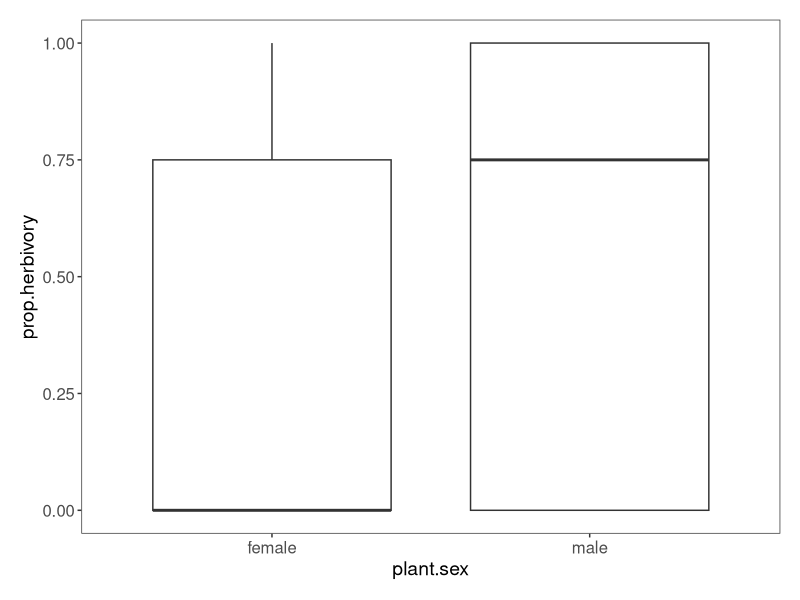
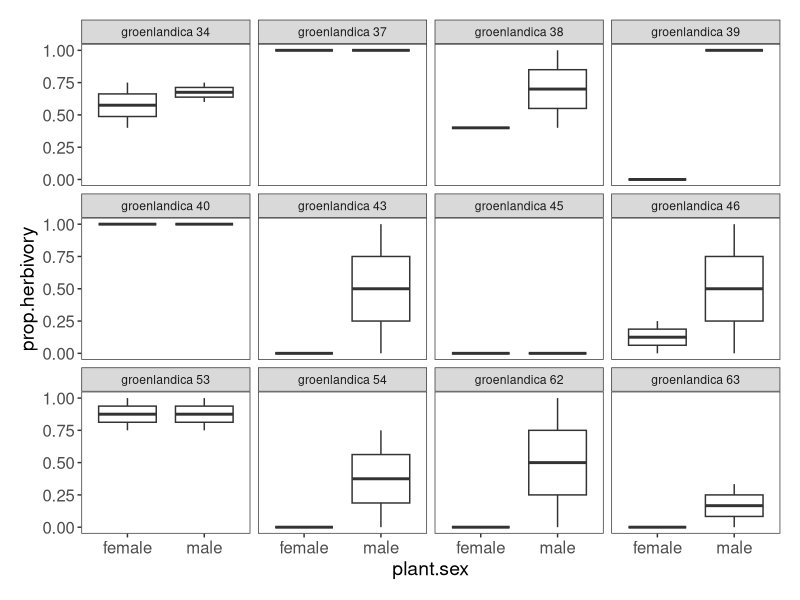
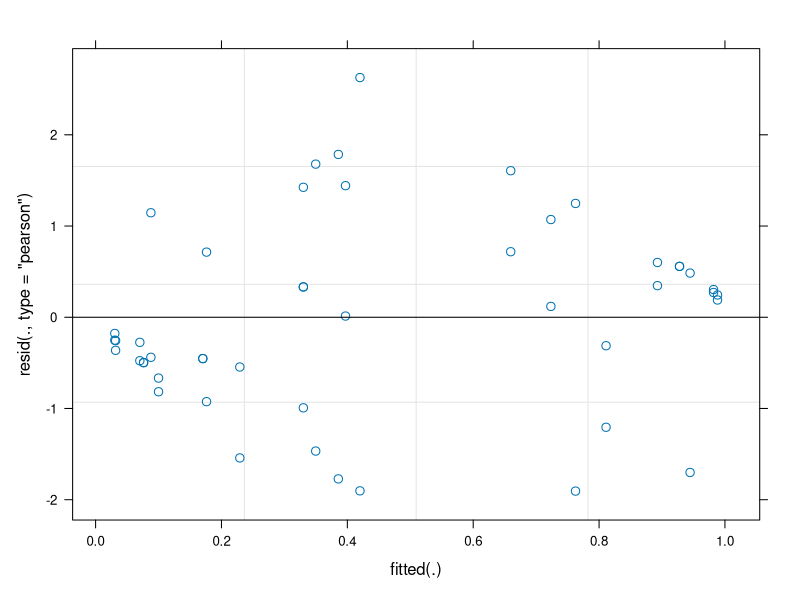
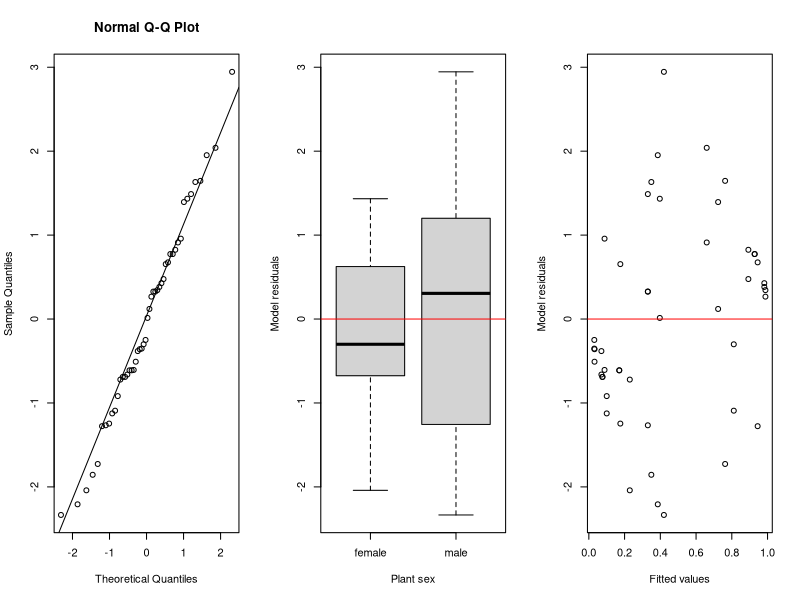
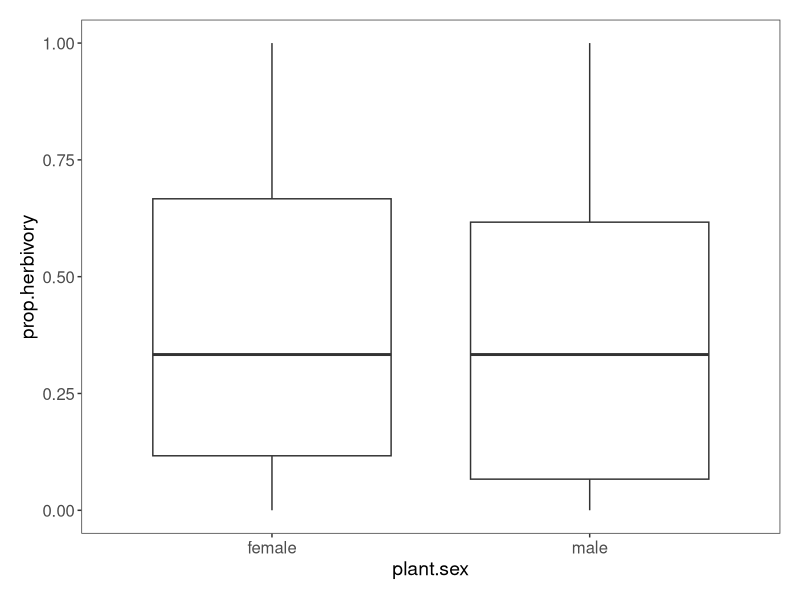
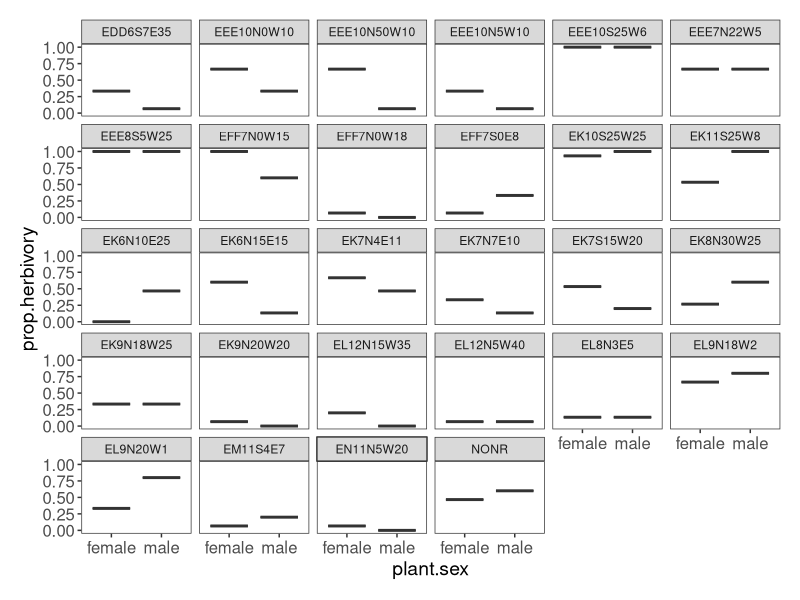
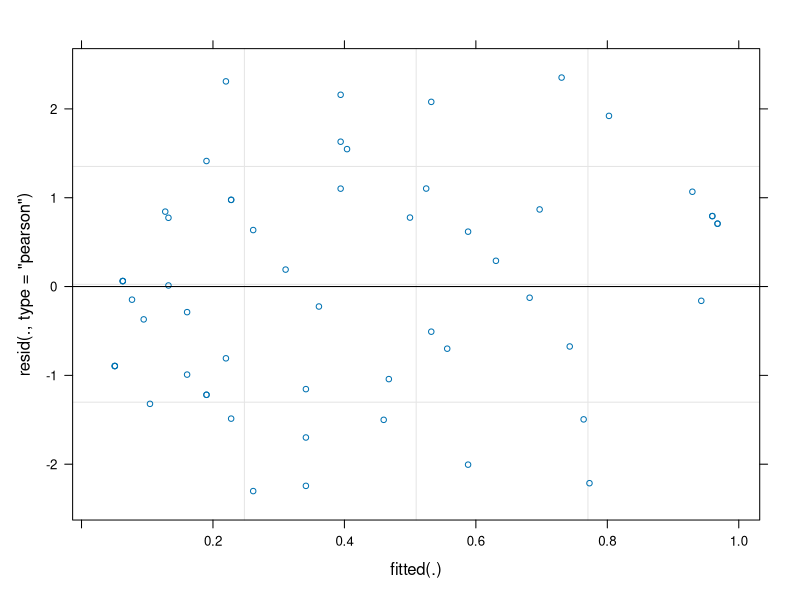
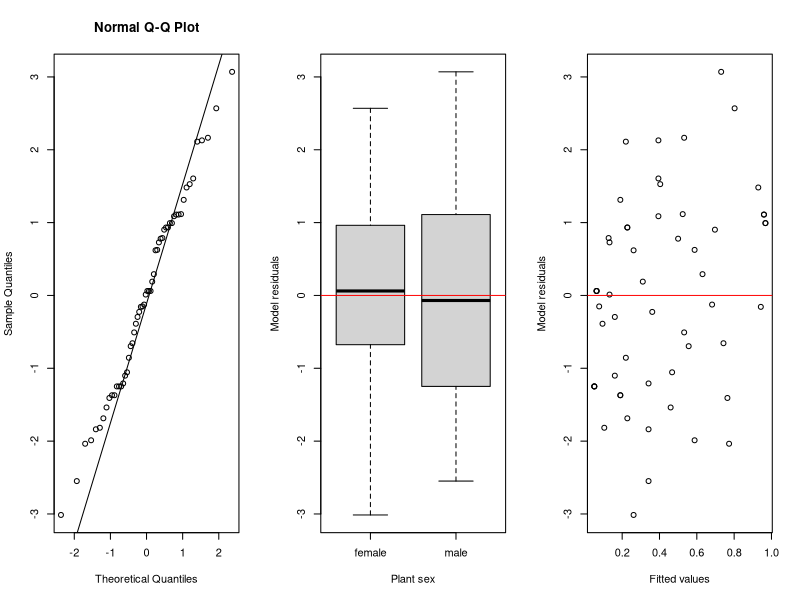

These charts were generated, in order, by the following R code:
#~~~~~~~~~~~~~~~~~~~~~~~~~~~~~~~~~~~~~~~~~~~~~~~~~~~~~~~~~~~~~~~~~~~~~~~~~~~~~~~
#     GENDER-BIASED HERBIVORY BY (IN)VERTEBRATE HERBIVORES
#               Isabel C Barrio (isabel@lbhi.is)
#                          24-Mar-2026 
#~~~~~~~~~~~~~~~~~~~~~~~~~~~~~~~~~~~~~~~~~~~~~~~~~~~~~~~~~~~~~~~~~~~~~~~~~~~~~~~

# the dataset contains data on foraging preferences of Arctic moth caterpillars
# (Gynaephora groenlandica) and collared pikas (Ochotona collaris) assessed 
# using cafeteria trials in summer 2013

# libraries---- 
# packages to be used
library(readxl)      # to import data directly from Excel
library(dplyr)       # to handle data
library(tidyverse)   # to handle data
library(ggplot2)     # to make fancy plots :)
library(lme4)        # to build GLMMs
library(lmerTest)    # to get p-values of GLMMs
library(ggpubr)      # to combine ggplots


# load datasets ----
# datasets for caterpillars and pikas are contained in a single xls file in two tabs

# for the caterpillar cafeterias, the variables in the dataset are:    
    #"caterpillar": ID code for each caterpillar used in the cafeterias
    #"age": categorical variable for larval instar: young (2 yellow spots) or old (more than 2 yellow spots)
    #"date": date when the cafeteria was run
    #"species": plant species, Salix arctica 
    #"position": position of the plant in the cafeteria: 1: upper left, 2: upper right, 3: lower left, 4: lower right
    #"plant.code": ID for plant individuals
    #"plant.sex": plant sex (male, female)
    #"ileaves": initial number of leaves
    #"fleaves": final number of leaves
    #"c": dehydration factor; weight gained/lost by each plant species
    #"iweight": initial weight of plant
    #"fweight": final weight of plant
    #"eaten": weight (g) eaten by the caterpillar, taking into account the dehydration factor (proportion)
    #"herbivory": code for herbivory 0-4 (not eaten to completely eaten)

caterpillars <- read_excel("data/cafeterias.xlsx", sheet= "cafeterias_caterpillars") %>% 
                  # calculate herbivory as the proportion of initial leaves that are consumed
                  mutate(prop.herbivory = (ileaves-fleaves)/ileaves) 

# for the pika cafeterias, the variables in the dataset are:    
    #"pika": ID code for each pika used in the cafeterias
    #"area": area within the study area (greenhouses, KLM talus)
    #"date": date when the cafeteria was run
    #"trial": number of trial (3 trials per pika)
    #"plant.code": ID for the plant individual
    #"plant.sex": plant sex (male, female)
    #"leaves.removed": number of leaves removed from the cafeteria tubes

pikas <- read_excel("data/cafeterias_pikas.xlsx", sheet= "cafeterias_pikas") %>%
              # calculate the proportion of herbivory (value between 0-1) 
              # as the proportion of leaves removed from each tube
              mutate(p.herbivory = leaves.removed/5,
                     leaves.remain = 5 - leaves.removed)

pikas.p <- read_excel("data/cafeterias.xlsx", sheet= "cafeterias_pikas") %>%
              # pooling the three subsequent cafeteria trials together (15 leaves total)
              group_by(pika, plant.sex) %>% 
                summarize(leaves.eaten = sum(leaves.removed)) %>% ungroup() %>% 
              # calculate the proportion of herbivory (value between 0-1) 
              # as the proportion of leaves removed from each tube
              mutate(prop.herbivory = leaves.eaten/15,
                     leaves.remain = 15 - leaves.eaten)                  

# customised functions ----
# define the parameters for our graphs
theme_cafeterias <- function(){    # create a new theme function for the style of graphs
  theme_bw()+                      # use a predefined theme as a base
  theme(axis.text.x = element_text(size = 12),
        axis.text.y = element_text(size = 12),
        axis.title = element_text(size = 14),
        panel.grid = element_blank(),
        plot.margin = unit(c(0.5, 0.5, 0.5, 0.5), units = , "cm"),
        plot.title = element_text(size = 20, vjust = 1, hjust = 0.5),
        legend.text = element_text(size = 12, face = "italic"),
        legend.title = element_blank(),
        legend.position = c(0.9, 0.9))
}


## caterpillars ----
# we also collected data on: 1) visual estimate of herbivory per plant sample (scale 0-4)
# and 2) the weight of the plant material eaten (initial - final weight corrected with desiccation factor). 
# Both variables yielded similar results (see older analyses), consistent with the proportion
# of leaves eaten, so we keep the latter because it is easier to compare to the pika cafeterias

# some descriptive stuff
# nr of leaves per stem in the plat samples?
mean(caterpillars$ileaves); min(caterpillars$ileaves); max(caterpillars$ileaves)

# does plant sex have an effect? a quick visual exploration
ggplot(caterpillars, aes(x = plant.sex, y = prop.herbivory)) +       
    geom_boxplot()+
    theme_cafeterias()

# do caterpillars respond similarly to plant sex?
ggplot(caterpillars, aes(x = plant.sex, y = prop.herbivory)) +       
    geom_boxplot()+
    facet_wrap(~caterpillar) +
    theme_cafeterias()

# how much did caterpillars consume?
caterpillars %>% group_by(caterpillar) %>% 
                  summarise(mean.cat = mean(prop.herbivory)) %>% 
                    summarise(N = n(),
                              mean = mean(mean.cat), 
                              sd = sd(mean.cat), 
                              se = sd/sqrt(N),
                              ci = 1.96*se)

# to check differences statistically we'll use a GENERALIZED LINEAR MIXED MODEL,
# including caterpillar as a random factor to account for the non-independence 
# between the 4 measurements (4 plant samples) for each caterpillar
# as response variable we include the number of damaged leaves and the remaining number 
# of undamaged leaves, for the models to be fully comparable to the pika trials
GLMM.caterpillars<- glmer(cbind((ileaves-fleaves), fleaves) ~ plant.sex +(1|caterpillar), 
                      family = binomial, data = caterpillars)
summary(GLMM.caterpillars)
  plot(GLMM.caterpillars)

summary.caterpillars.eaten <- caterpillars %>%
                                group_by(plant.sex) %>% 
                                 summarise(N = n(),
                                          mean = mean(prop.herbivory), 
                                          sd = sd(prop.herbivory), 
                                          se = sd/sqrt(N),
                                          ci = 1.96*se)

fig.caterpillars <- ggplot(summary.caterpillars.eaten, aes(x = plant.sex, y = mean)) +       
                      geom_bar(position = "dodge", stat = "identity", fill = "#4A708B") +
                      geom_errorbar(aes(x = plant.sex, ymin = mean-se, ymax = mean+se), 
                                    width = .1, position = position_dodge(0.9)) +
                      annotate(geom = "text", x = 1.5, y = 0.9, label = "***", size = 10) +
                      scale_y_continuous(limits = c(0,1)) +
                      labs(title = "a. Arctic moth caterpillars",
                           x = "plant sex", y = "proportion of leaves with signs of caterpillar herbivory\n") + 
                      theme_cafeterias()

# validate the assumptions of our model
res.c <- resid(GLMM.caterpillars)

par(mfrow = c(1,3))
# check normality of the residuals
qqnorm(res.c); qqline(res.c)  # we want to see the residuals (dots) over the solid line
                              # we can be more or less happy with that
# check homogeneity of the residuals
boxpl.c <- boxplot(res.c ~ caterpillars$plant.sex, xlab = "Plant sex", 
                      ylab = "Model residuals"); abline(h=0, col = "red")
                            # we want to see the same spread for both boxes 
                            # here too, we can be more or less happy (we don't want to see huge deviations)
res.c <- plot(res.c ~ fitted(GLMM.caterpillars), xlab = "Fitted values", 
                      ylab = "Model residuals"); abline(h = 0, col = "red")
                            # we want to see the same spread along the x-axis 
                            # the plot looks good :)
# so we can be quite happy with our model :)



## pikas----
# does plant sex have an effect? a quick visual exploration
ggplot(pikas.p, aes(x = plant.sex, y = prop.herbivory)) +       
    geom_boxplot()+
    theme_cafeterias()

# do pikas respond similarly to plant sex?
ggplot(pikas.p, aes(x = plant.sex, y = prop.herbivory)) +       
    geom_boxplot()+
    facet_wrap(~pika) +
    theme_cafeterias()

# how much did pikas consume?
pikas.p %>% group_by(pika) %>% 
                  summarise(mean.pika = mean(prop.herbivory)) %>% 
                    summarise(N = n(),
                              mean = mean(mean.pika), 
                              sd = sd(mean.pika), 
                              se = sd/sqrt(N),
                              ci = 1.96*se)

# model
GLMM.pikas<- glmer(cbind(leaves.eaten, leaves.remain) ~ plant.sex + (1|pika), 
                   family = binomial, data = pikas.p)
summary(GLMM.pikas) #no effect of plant sex
  plot(GLMM.pikas)
  
  
summary.pikas.eaten <- pikas.p %>%
                                group_by(plant.sex) %>% 
                                 summarise(N = n(),
                                          mean = mean(prop.herbivory), 
                                          sd = sd(prop.herbivory), 
                                          se = sd/sqrt(N),
                                          ci = 1.96*se)

fig.pikas <- ggplot(summary.pikas.eaten, aes(x = plant.sex, y = mean)) +       
                      geom_bar(position = "dodge", stat = "identity", fill = "#4A708B") +
                      geom_errorbar(aes(x = plant.sex, ymin = mean-se, ymax = mean+se), 
                                    width = .1, position = position_dodge(0.9)) +
                      scale_y_continuous(limits = c(0,1)) +
                      labs(title = "b. Collared pikas",
                           x = "plant sex", y = "proportion of leaves removed by pikas\n") + 
                      theme_cafeterias()

# validate the assumptions of our model
res.p <- resid(GLMM.pikas)
par(mfrow = c(1,3))
# check normality of the residuals
qqnorm(res.p); qqline(res.p)  # we want to see the residuals (dots) over the solid line
                              # we can be more or less happy with that
#check homogeneity of the residuals
boxplot(res.p ~ pikas.p$plant.sex, xlab = "Plant sex", 
                      ylab = "Model residuals"); abline(h=0, col="red")
                            # we want to see the same spread for both boxes 
                            # here too, we can be more or less happy (we don't want to see huge deviations)
plot(res.p ~ fitted(GLMM.pikas), xlab = "Fitted values", 
                      ylab = "Model residuals"); abline(h = 0, col="red")
                            # we want to see the same spread along the x-axis 
                            # the plot looks good :)
# so we can be quite happy with our model :)



## Figure caterpillars vs pikas
ggarrange(fig.caterpillars, fig.pikas, 
          ncol = 2, nrow = 1)
